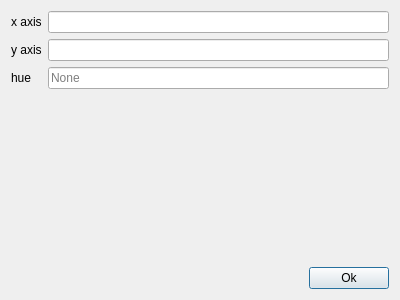
<?xml version="1.0" encoding="UTF-8"?>
<ui version="4.0">
 <class>SettingsDialog</class>
 <widget class="QDialog" name="SettingsDialog">
  <property name="geometry">
   <rect>
    <x>0</x>
    <y>0</y>
    <width>400</width>
    <height>300</height>
   </rect>
  </property>
  <property name="windowTitle">
   <string>Dialog</string>
  </property>
  <layout class="QVBoxLayout" name="verticalLayout">
   <item>
    <layout class="QFormLayout" name="formLayout">
     <item row="0" column="0">
      <widget class="QLabel" name="xAxisLabel">
       <property name="text">
        <string>x axis</string>
       </property>
      </widget>
     </item>
     <item row="0" column="1">
      <widget class="QLineEdit" name="x_line_edit"/>
     </item>
     <item row="1" column="0">
      <widget class="QLabel" name="yAxisLabel">
       <property name="text">
        <string>y axis</string>
       </property>
      </widget>
     </item>
     <item row="1" column="1">
      <widget class="QLineEdit" name="y_line_edit"/>
     </item>
     <item row="2" column="0">
      <widget class="QLabel" name="hueLabel">
       <property name="text">
        <string>hue</string>
       </property>
      </widget>
     </item>
     <item row="2" column="1">
      <widget class="QLineEdit" name="hue_line_edit">
       <property name="placeholderText">
        <string>None</string>
       </property>
      </widget>
     </item>
    </layout>
   </item>
   <item>
    <spacer name="verticalSpacer">
     <property name="orientation">
      <enum>Qt::Vertical</enum>
     </property>
     <property name="sizeHint" stdset="0">
      <size>
       <width>20</width>
       <height>40</height>
      </size>
     </property>
    </spacer>
   </item>
   <item>
    <layout class="QHBoxLayout" name="horizontalLayout" stretch="1,0">
     <item>
      <spacer name="horizontalSpacer">
       <property name="orientation">
        <enum>Qt::Horizontal</enum>
       </property>
       <property name="sizeHint" stdset="0">
        <size>
         <width>40</width>
         <height>20</height>
        </size>
       </property>
      </spacer>
     </item>
     <item>
      <widget class="QPushButton" name="ok_button">
       <property name="text">
        <string>Ok</string>
       </property>
      </widget>
     </item>
    </layout>
   </item>
  </layout>
 </widget>
 <resources/>
 <connections/>
</ui>
